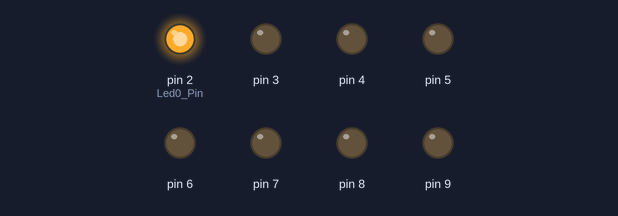
A sketch run on a simulated Arduino Uno, built with avr-gcc and run on an emulated ATmega328P. Parts: output pins drawn as LEDs (lit = HIGH).

Above: at 0.2 s.
At 1.4 s:
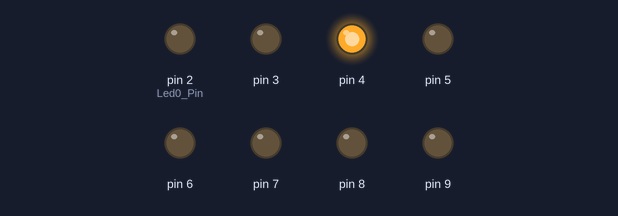
At 2.0 s:
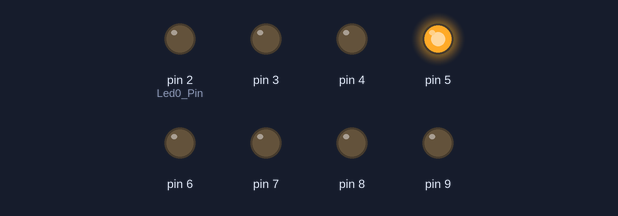
At 2.6 s:
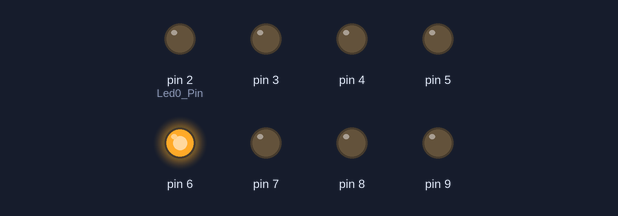
At 3.8 s:
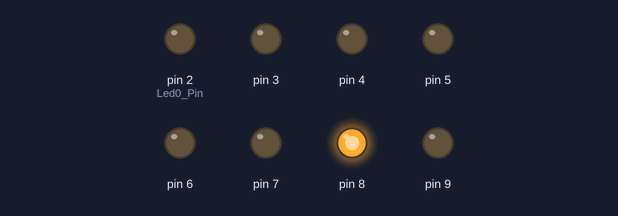
At 5.6 s:
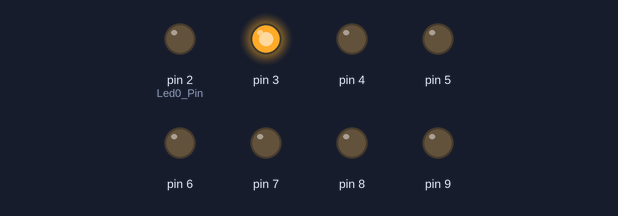
Timing chart, 0 to 6.2 s (numbered marks = the images above):
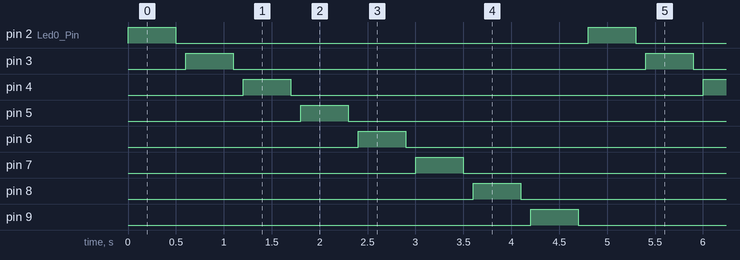

The sketch:

ngt_8bit_LED.ino
```cpp
// Faya-Nugget Sample Code
// Date: 2015/1/26
// Module Name: 8-bit Red LED
// Module Number: #ngt-dp-led8r-1A
// Description: Make a shift-left running LED.

// Wiring: Module Pin ==> Arduino Pin
//                 D0 ==> D2
//                 D1 ==> D3
//                 D2 ==> D4
//                 D3 ==> D5
//                 D4 ==> D6
//                 D5 ==> D7
//                 D6 ==> D8
//                 D7 ==> D9


// define pins
#define Led0_Pin 2

// the setup routine runs once when you press reset:
void setup() {
  // initialize the digital pin as an output.
 for(int i=Led0_Pin; i<=Led0_Pin+7; i+=1)
      pinMode(i, OUTPUT);
}

// the loop routine runs over and over again forever:
void loop() {

  for(int i=Led0_Pin; i<=Led0_Pin+7; i+=1)
  {
        digitalWrite(i, HIGH);
        delay(500);
        digitalWrite(i, LOW);
        delay(100);
  }
}
```

Measured:
- by itself, pin 2 (Led0_Pin), pin 3–9: alternates HIGH for 0.50 s and LOW for 4.3 s
- by itself, everything shown: repeats every 4.8 s, in 16 steps
